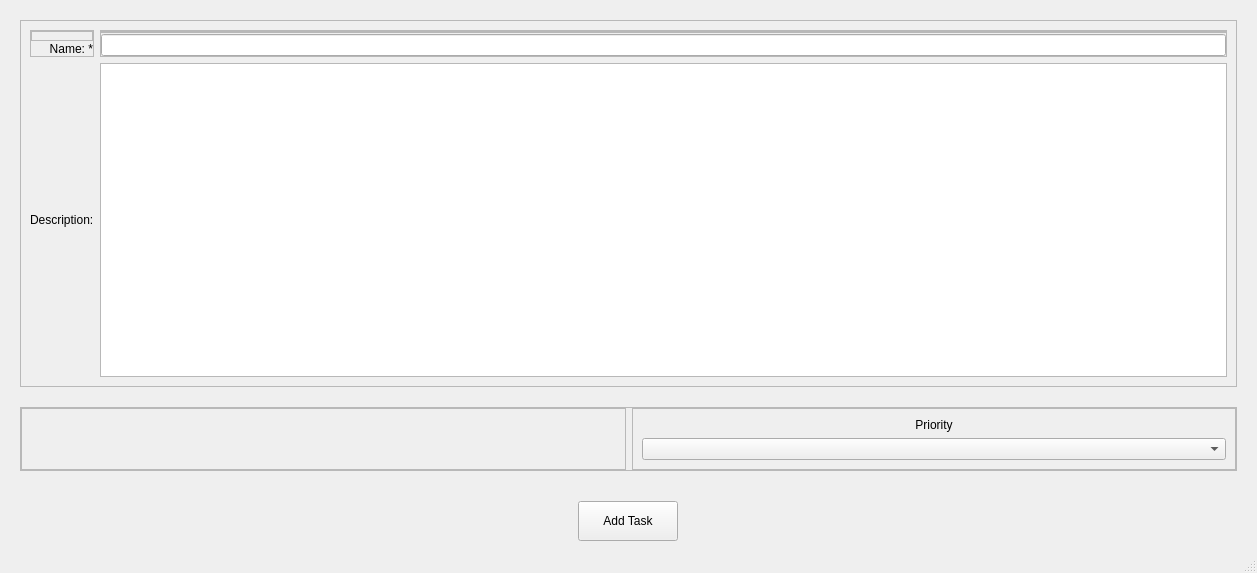
<?xml version="1.0" encoding="UTF-8"?>
<ui version="4.0">
 <class>AddNewWindow</class>
 <widget class="QMainWindow" name="AddNewWindow">
  <property name="geometry">
   <rect>
    <x>0</x>
    <y>0</y>
    <width>1257</width>
    <height>573</height>
   </rect>
  </property>
  <property name="windowTitle">
   <string>MainWindow</string>
  </property>
  <widget class="QWidget" name="MainFrame">
   <layout class="QVBoxLayout" name="verticalLayout_2">
    <property name="spacing">
     <number>20</number>
    </property>
    <property name="leftMargin">
     <number>20</number>
    </property>
    <property name="topMargin">
     <number>20</number>
    </property>
    <property name="rightMargin">
     <number>20</number>
    </property>
    <property name="bottomMargin">
     <number>0</number>
    </property>
    <item>
     <widget class="QFrame" name="GridFrame">
      <property name="frameShape">
       <enum>QFrame::StyledPanel</enum>
      </property>
      <property name="frameShadow">
       <enum>QFrame::Raised</enum>
      </property>
      <layout class="QGridLayout" name="gridLayout_2">
       <item row="1" column="0">
        <widget class="QLabel" name="DescriptionLabel">
         <property name="text">
          <string>Description:</string>
         </property>
        </widget>
       </item>
       <item row="0" column="0">
        <widget class="QFrame" name="NameLabelFrame">
         <property name="frameShape">
          <enum>QFrame::StyledPanel</enum>
         </property>
         <property name="frameShadow">
          <enum>QFrame::Raised</enum>
         </property>
         <layout class="QVBoxLayout" name="verticalLayout_28">
          <property name="spacing">
           <number>1</number>
          </property>
          <property name="leftMargin">
           <number>0</number>
          </property>
          <property name="topMargin">
           <number>0</number>
          </property>
          <property name="rightMargin">
           <number>0</number>
          </property>
          <property name="bottomMargin">
           <number>0</number>
          </property>
          <item>
           <widget class="QFrame" name="NameLabelErrorFrame">
            <property name="frameShape">
             <enum>QFrame::StyledPanel</enum>
            </property>
            <property name="frameShadow">
             <enum>QFrame::Raised</enum>
            </property>
            <layout class="QHBoxLayout" name="horizontalLayout_40">
             <property name="leftMargin">
              <number>0</number>
             </property>
             <property name="topMargin">
              <number>0</number>
             </property>
             <property name="rightMargin">
              <number>0</number>
             </property>
             <property name="bottomMargin">
              <number>0</number>
             </property>
            </layout>
           </widget>
          </item>
          <item>
           <widget class="QLabel" name="NameLabel">
            <property name="toolTip">
             <string extracomment="Either first and last name, or company name is required"/>
            </property>
            <property name="text">
             <string>Name: *</string>
            </property>
            <property name="alignment">
             <set>Qt::AlignRight|Qt::AlignTrailing|Qt::AlignVCenter</set>
            </property>
           </widget>
          </item>
         </layout>
        </widget>
       </item>
       <item row="0" column="2">
        <widget class="QFrame" name="NameInputFrame">
         <property name="frameShape">
          <enum>QFrame::StyledPanel</enum>
         </property>
         <property name="frameShadow">
          <enum>QFrame::Raised</enum>
         </property>
         <layout class="QVBoxLayout" name="verticalLayout_29">
          <property name="spacing">
           <number>1</number>
          </property>
          <property name="leftMargin">
           <number>0</number>
          </property>
          <property name="topMargin">
           <number>0</number>
          </property>
          <property name="rightMargin">
           <number>0</number>
          </property>
          <property name="bottomMargin">
           <number>0</number>
          </property>
          <item>
           <widget class="QFrame" name="NameInputErrorFrame">
            <property name="frameShape">
             <enum>QFrame::StyledPanel</enum>
            </property>
            <property name="frameShadow">
             <enum>QFrame::Raised</enum>
            </property>
            <layout class="QHBoxLayout" name="horizontalLayout_41">
             <property name="leftMargin">
              <number>0</number>
             </property>
             <property name="topMargin">
              <number>0</number>
             </property>
             <property name="rightMargin">
              <number>0</number>
             </property>
             <property name="bottomMargin">
              <number>0</number>
             </property>
            </layout>
           </widget>
          </item>
          <item>
           <widget class="QLineEdit" name="NameInput"/>
          </item>
         </layout>
        </widget>
       </item>
       <item row="1" column="2">
        <widget class="QTextEdit" name="DescriptionTextEdit"/>
       </item>
      </layout>
     </widget>
    </item>
    <item>
     <widget class="QFrame" name="MiddleFrame">
      <property name="frameShape">
       <enum>QFrame::StyledPanel</enum>
      </property>
      <property name="frameShadow">
       <enum>QFrame::Raised</enum>
      </property>
      <layout class="QHBoxLayout" name="horizontalLayout">
       <property name="leftMargin">
        <number>0</number>
       </property>
       <property name="topMargin">
        <number>0</number>
       </property>
       <property name="rightMargin">
        <number>0</number>
       </property>
       <property name="bottomMargin">
        <number>0</number>
       </property>
       <item>
        <widget class="QFrame" name="PlaceholderFrame">
         <property name="frameShape">
          <enum>QFrame::StyledPanel</enum>
         </property>
         <property name="frameShadow">
          <enum>QFrame::Raised</enum>
         </property>
         <layout class="QVBoxLayout" name="verticalLayout_3"/>
        </widget>
       </item>
       <item>
        <widget class="QFrame" name="PriorityFrame">
         <property name="frameShape">
          <enum>QFrame::StyledPanel</enum>
         </property>
         <property name="frameShadow">
          <enum>QFrame::Raised</enum>
         </property>
         <layout class="QVBoxLayout" name="verticalLayout_4">
          <item>
           <widget class="QLabel" name="PriorityLabel">
            <property name="text">
             <string>Priority</string>
            </property>
            <property name="alignment">
             <set>Qt::AlignCenter</set>
            </property>
           </widget>
          </item>
          <item>
           <widget class="QComboBox" name="PriorityComboBox"/>
          </item>
         </layout>
        </widget>
       </item>
      </layout>
     </widget>
    </item>
    <item>
     <layout class="QHBoxLayout" name="AddNewBtnFrame">
      <property name="leftMargin">
       <number>10</number>
      </property>
      <property name="topMargin">
       <number>10</number>
      </property>
      <property name="rightMargin">
       <number>10</number>
      </property>
      <property name="bottomMargin">
       <number>10</number>
      </property>
      <item>
       <widget class="QPushButton" name="AddNewBtn">
        <property name="sizePolicy">
         <sizepolicy hsizetype="Fixed" vsizetype="Fixed">
          <horstretch>0</horstretch>
          <verstretch>0</verstretch>
         </sizepolicy>
        </property>
        <property name="minimumSize">
         <size>
          <width>100</width>
          <height>40</height>
         </size>
        </property>
        <property name="text">
         <string>Add Task</string>
        </property>
       </widget>
      </item>
     </layout>
    </item>
   </layout>
  </widget>
  <widget class="QMenuBar" name="menubar">
   <property name="geometry">
    <rect>
     <x>0</x>
     <y>0</y>
     <width>1257</width>
     <height>22</height>
    </rect>
   </property>
  </widget>
  <widget class="QStatusBar" name="statusbar"/>
 </widget>
 <resources/>
 <connections/>
</ui>
